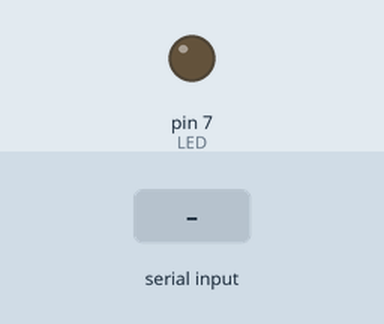
A sketch run on a simulated Arduino Uno, built with avr-gcc and run on an emulated ATmega328P. Shown: output pins drawn as LEDs (lit = HIGH). Inputs (shaded band) come from the test bench. Pins used as bus, display or sensor lines are not drawn.

Above: at 2.2 s.
2.3 s: "D1" received over the second serial link
At 3.0 s:
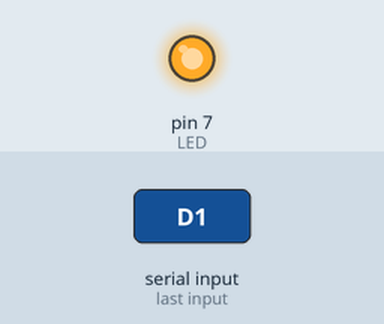
3.8 s: "D5" received over the second serial link
At 4.1 s:
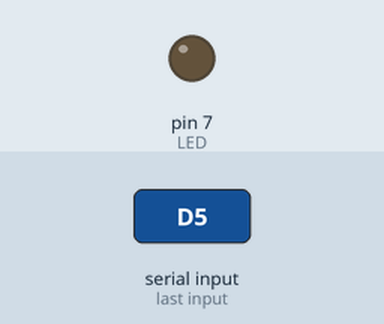
5.3 s: "D3" received over the second serial link
At 6.4 s:
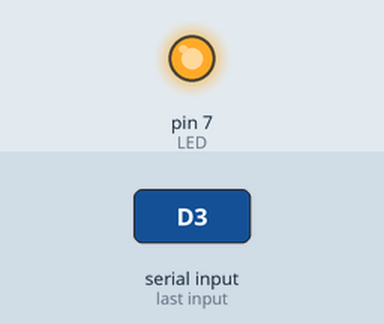
Timing chart, 0 to 8.3 s (numbered marks = the images above; inputs shaded):
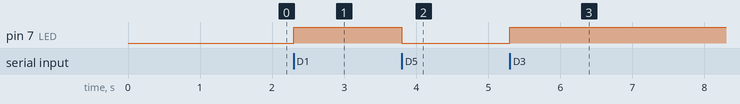

Measured:
- after the input at 2.3 s, pin 7 (LED): LOW → HIGH at once
- after the input at 3.8 s, pin 7 (LED): HIGH → LOW at once
- after the input at 5.3 s, pin 7 (LED): LOW → HIGH at once

The sketch:

Bluetooth.ino
```cpp
#include <SoftwareSerial.h>

#define RxD 10
#define TxD 11
#define RST 8
#define LED 7

SoftwareSerial BTSerial(RxD, TxD);

void setup()
{
  pinMode(LED, OUTPUT);
  pinMode(RST, OUTPUT);
  digitalWrite(RST, LOW);
  digitalWrite(LED, LOW);
  digitalWrite(RST, HIGH);
  delay(500);
  BTSerial.flush();
  delay(500);
  BTSerial.begin(9600);
}

void loop()
{
  if (BTSerial.available() > 0)
  {
    String data = "";
    char auxiliar;
    while (BTSerial.available() > 0)
    {
      auxiliar = BTSerial.read();
      data += auxiliar;
    }
    if (data == "D1" or data == "D3") digitalWrite(LED, HIGH);
    else if (data == "D5" or data == "D7") digitalWrite(LED, LOW);
  }
}
```
